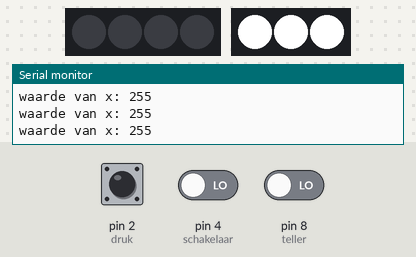
Recording of a sketch running on a simulated Arduino Uno, built with avr-gcc and run on an emulated ATmega328P. Shown: 4 RGB LEDs in strip order, left to right, 3 RGB LEDs in strip order, left to right, the last lines printed to the serial monitor. The inputs (shaded band) are chosen by the test bench; at power-on: pin 2 (druk) LOW, pin 8 (teller) LOW, pin 4 (schakelaar) LOW.

Above: at 1.2 s.
1.3 s: pin 2 (druk) driven HIGH
At 2.0 s:
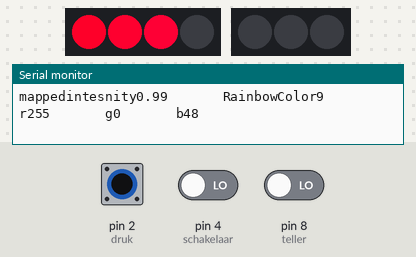
4.3 s: pin 2 (druk) driven LOW
At 4.9 s:
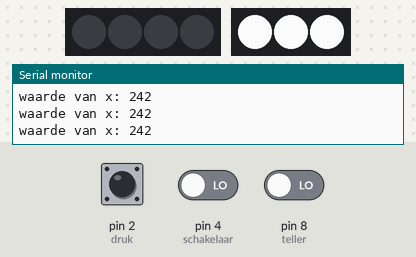
6.0 s: pin 8 (teller) driven HIGH
At 7.1 s:
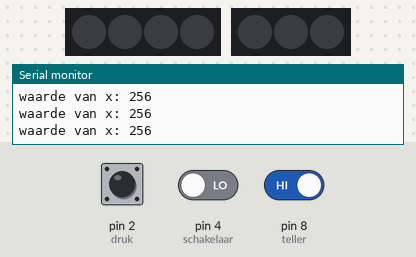
9.0 s: pin 2 (druk) driven HIGH
At 9.9 s:
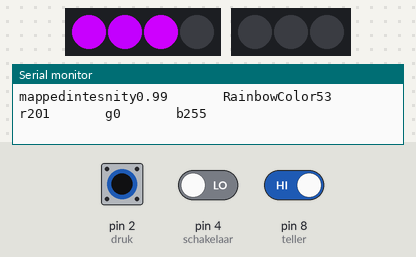
12.0 s: pin 2 (druk) pulsed LOW 5 times (0.12 s each, 0.3 s apart)
At 12.94 s:
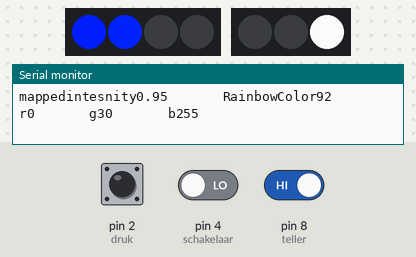
15.0 s: pin 2 (druk) pulsed LOW 2 times (0.12 s each, 0.3 s apart)
At 19.21 s:
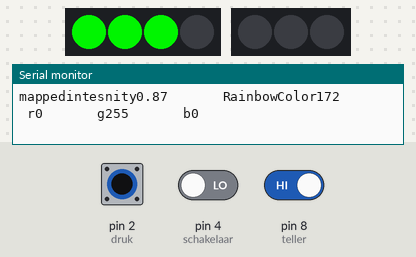
Timing chart, 0 to 22.4 s (numbered marks = the images above; inputs shaded):
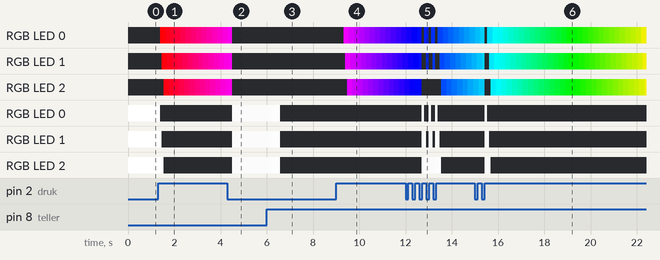

The sketch:

_1.0.ino
```cpp
#include <Adafruit_NeoPixel.h>
#include <avr/power.h>

#define PIN1              3
#define PIN2              5
#define teller            8
#define schakelaar        4
#define druk              2

#define NUMPIXELS1        4
#define NUMPIXELS2        3

boolean status_energy =   1;
int stepSize =            1;
int x =                   0;
int telwaarde =           0;
int r =                   0;
int g =                   0;
int b =                   0;

int Brightness =          255;
int resolutie   =         42;

int RainbowColor =       0;
int ColorChanger =       1;

float fadeValue =        255;
int maxbrightness =      255;

Adafruit_NeoPixel pixels1 = Adafruit_NeoPixel(NUMPIXELS1, PIN1, NEO_GRB + NEO_KHZ800);
Adafruit_NeoPixel pixels2 = Adafruit_NeoPixel(NUMPIXELS2, PIN2, NEO_GRB + NEO_KHZ800);

int delayval = 50; // delay for half a second
int delayval2 = 1; // delay for half a second

void setup() {

  pinMode ( 6, INPUT_PULLUP);
  pinMode (teller, INPUT);
  pinMode (druk, INPUT);
  pinMode (schakelaar, INPUT);
  //  pinMode (schakel, INPUT);

  pixels1.begin(); // This initializes the NeoPixel library.
  pixels2.begin(); // This initializes the NeoPixel libr nary.
  Serial.begin(9600);
}

void loop() {


  if (status_energy == 1) {

    if (digitalRead(druk) == HIGH && digitalRead(schakelaar) == HIGH) {
      for (fadeValue ; fadeValue > 0; fadeValue -= stepSize) {
        x = fadeValue;

        //        Serial.println(digitalRead(druk));

        for (int i = 0; i < 3; i++) {
          pixels1.setPixelColor(i, x);
          pixels2.setPixelColor(i, 0); // sets a white color for neopix with a brightness x
          pixels1.show();
          pixels2.show();
          if (x == 0) {
            status_energy = 0 ;
            break;
            //            Serial.println("waarde is nu een");
          }
          if ((digitalRead(druk)) == LOW)  {     // turn other led strip on
            //            Serial.print(" hij komt in de break if");
            break;
          }
          delay(delayval); // Delay for a period of time (in milliseconds).

        }
      }
    }

    if (digitalRead(druk) == HIGH && digitalRead(schakelaar) == LOW) { // SPECIAL RAINBOW
      for (fadeValue ; fadeValue > 0; fadeValue -= stepSize) {
        x = fadeValue;
        for (int i = 0; i < 3; i++) {
          pixels1.setPixelColor(i, Wheel(x));
          pixels2.setPixelColor(i, 0); // sets a white color for neopix with a brightness x
          pixels1.show();
          pixels2.show();

        }
        if (x == 0) {
          status_energy = 0 ;
          break;
          Serial.println("waarde is nu een");
        }
        if ((digitalRead(druk)) == LOW)  {     // turn other led strip on
          Serial.print(" hij komt in de break if");
          break;
        }
        delay(delayval2);
      }
    }
  }

  if (digitalRead(druk) == LOW) {
    x = fadeValue;
    for (int i = 0; i < 3; i++) {
      pixels1.setPixelColor(i , 0); // turns off neopix
      pixels2.setPixelColor(i, pixels2.Color(x, x, x)); // sets a white color for neopix with a brightness x
      pixels1.show(); // This sends the updated pixel color to the hardware.
      pixels2.show(); // This sends the updated pixel color to the hardware.
    }

    telwaarde = digitalRead(teller);
    if (telwaarde == HIGH) {
      for (fadeValue ; fadeValue <= maxbrightness ; Brightness += 1) { // waarom staat heir birghtness?
        Serial.print("hij is aan het tellen");
        fadeValue ++;
        break;
      }
    }
  }
  Serial.print("waarde van x: ");
  Serial.println(x);
}
// changing color of the rainbow


uint32_t Wheel(byte intensity) {

  RainbowColor = RainbowColor + ColorChanger;

  if (RainbowColor == 255) {
    RainbowColor = 0 ;
  }


  float mappedintensity = map(intensity, 0, maxbrightness, 0, 100) * 0.01;

  int MappedRainbowColor1 = map(RainbowColor, 0, resolutie , 0, Brightness);
  int MappedRainbowColor2 = map(RainbowColor, resolutie + 1 , resolutie * 2 + 1, Brightness, 0);
  int MappedRainbowColor3 = map(RainbowColor, resolutie * 2 + 2 , resolutie * 3 + 2, 0, Brightness);
  int MappedRainbowColor4 = map(RainbowColor, resolutie * 3 + 3 , resolutie * 4 + 3, Brightness, 0);
  int MappedRainbowColor5 = map(RainbowColor, resolutie * 4 + 4 , resolutie * 5 + 4, 0, Brightness);
  int MappedRainbowColor6 = map(RainbowColor, resolutie * 5 + 5 , resolutie * 6 + 5, Brightness, 0);
  MappedRainbowColor1 = constrain(MappedRainbowColor1, 0, Brightness);
  MappedRainbowColor2 = constrain(MappedRainbowColor2, 0, Brightness);
  MappedRainbowColor3 = constrain(MappedRainbowColor3, 0, Brightness);
  MappedRainbowColor4 = constrain(MappedRainbowColor4, 0, Brightness);
  MappedRainbowColor5 = constrain(MappedRainbowColor5, 0, Brightness);
  MappedRainbowColor6 = constrain(MappedRainbowColor6, 0, Brightness);


  Serial.print("mappedintesnity");
  Serial.print(mappedintensity);
  Serial.print("       ");
  Serial.print("RainbowColor");
  Serial.print(RainbowColor);
  Serial.print("       ");
  Serial.print("r");
  Serial.print(r);
  Serial.print("       ");
  Serial.print("g");
  Serial.print(g);
  Serial.print("       ");
  Serial.print("b");
  Serial.println(b);


  if (RainbowColor <= resolutie) {
    r = Brightness;
    g = 0;
    b = MappedRainbowColor1;
    return pixels1.Color(r * mappedintensity, g * mappedintensity, b * mappedintensity);
  } if (RainbowColor <= resolutie * 2) {
    r = MappedRainbowColor2;
    g = 0;
    b = Brightness;
    return pixels1.Color(r * mappedintensity, g * mappedintensity, b * mappedintensity );
  } if (RainbowColor <= resolutie * 3) {
    r = 0;
    g = MappedRainbowColor3;
    b = Brightness;
    return pixels1.Color(r * mappedintensity, g * mappedintensity, b * mappedintensity);
  }
  if (RainbowColor <= resolutie * 4) {
    r = 0;
    g = Brightness;
    b = MappedRainbowColor4;
    return pixels1.Color(r * mappedintensity, g * mappedintensity, b * mappedintensity);
  } if (RainbowColor <= resolutie * 5) {
    r = MappedRainbowColor5;
    g = Brightness;
    b = 0;
    return pixels1.Color(r * mappedintensity, g * mappedintensity, b * mappedintensity );
  } if (RainbowColor <= resolutie * 6) {
    r = Brightness;
    g = MappedRainbowColor6;
    b =  0;
    return pixels1.Color(r * mappedintensity, g * mappedintensity, b * mappedintensity);
  }

}
```
